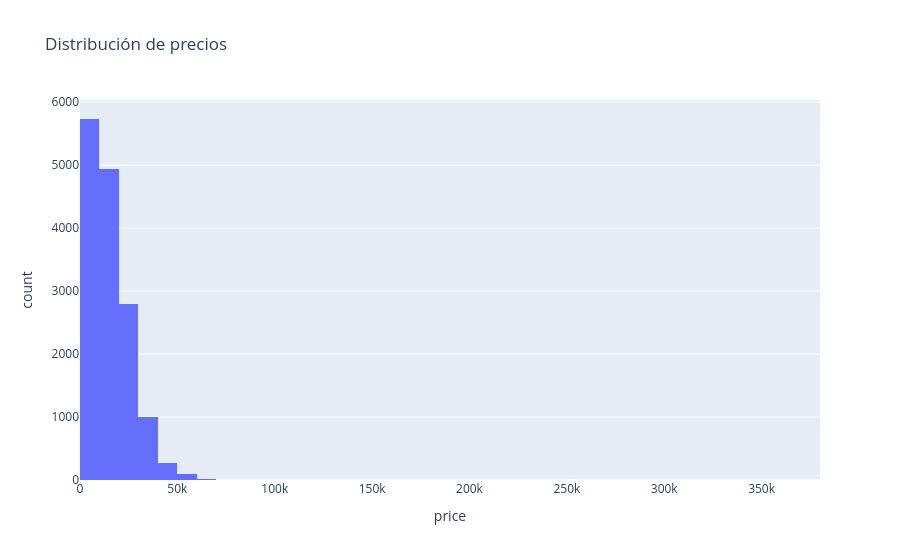

Notebook code cell kept with this figure:
### Code cell
fig = px.histogram(
    df_clean,
    x='price',
    nbins=50,
    title='Distribución de precios'
)

fig.show()

### Figure 1 — Plotly figure (JSON) as saved in the notebook; plotly's stock layout.template omitted (floating-point values rounded to 4 significant figures; data arrays with more than 128 entries replaced by an {"elided": "..."} marker saying what was removed)
{"data": [{"bingroup": "x", "hovertemplate": "price=%{x}<br>count=%{y}<extra></extra>", "legendgroup": "", "marker": {"color": "#636efa", "pattern": {"shape": ""}}, "name": "", "nbinsx": 50, "orientation": "v", "showlegend": false, "type": "histogram", "x": {"elided": "14852 int values"}, "xaxis": "x", "yaxis": "y"}], "layout": {"barmode": "relative", "legend": {"tracegroupgap": 0}, "title": {"text": "Distribución de precios"}, "xaxis": {"anchor": "y", "domain": [0, 1], "title": {"text": "price"}}, "yaxis": {"anchor": "x", "domain": [0, 1], "title": {"text": "count"}}}}
